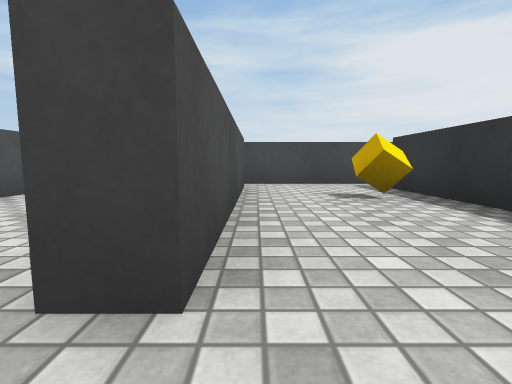
View 1 (above)

20 first-person views from a walk through a 3-D level made in the Unity game engine. The camera is 0.51 m above the floor, tilts 6° down and sees 85° across. The floor is counted in squares, 1 m on a side. Each view is taken from the middle of a square. On the plan, view 1 faces up. The plan holds only what a view shows up to about 9 squares ahead; the rest is blank. The player is left out. Surface patterns are stand-ins for the level's own textures.

View 2
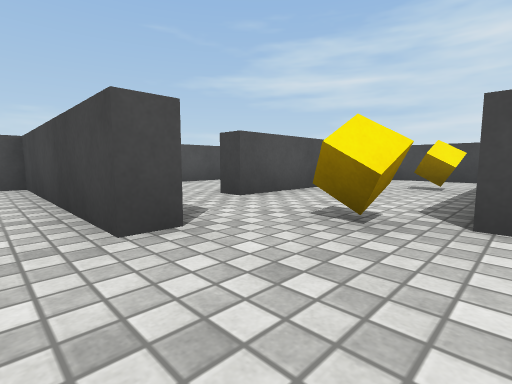

View 3
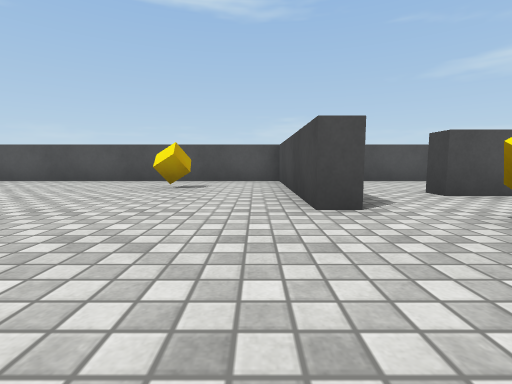

View 4
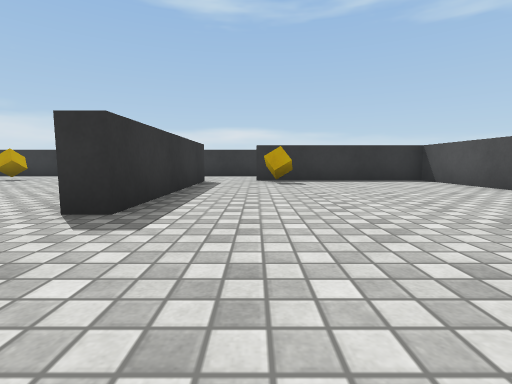

View 5
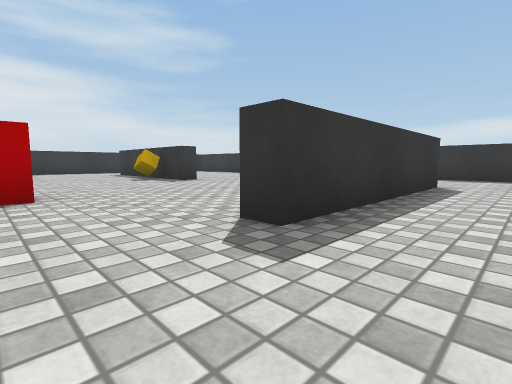

View 6
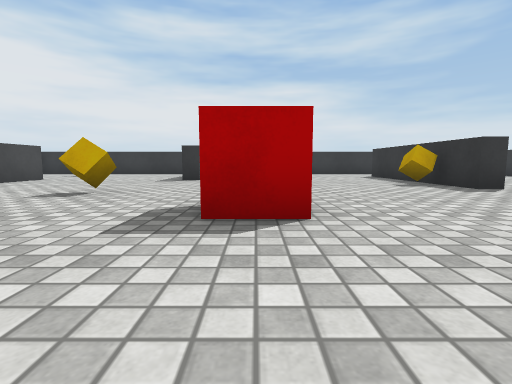

View 7
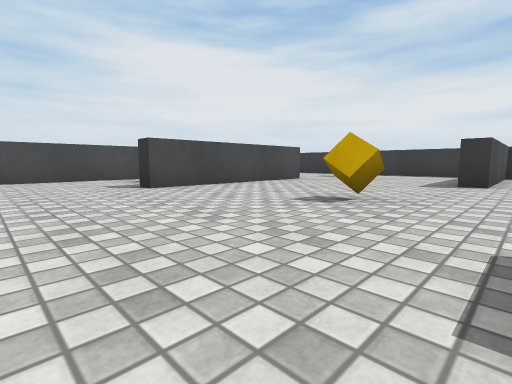

View 8
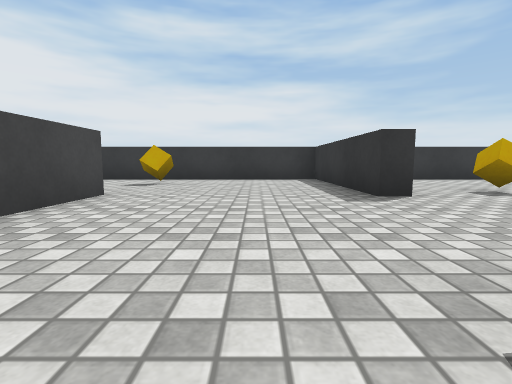

View 9
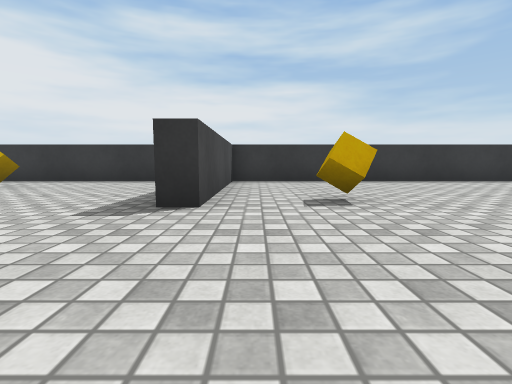

View 10
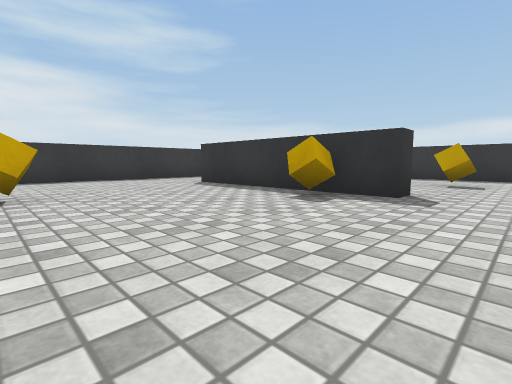

View 11
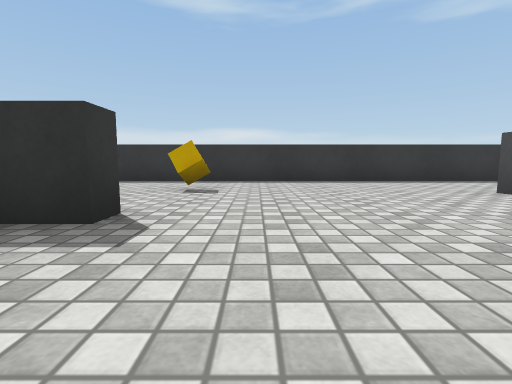

View 12
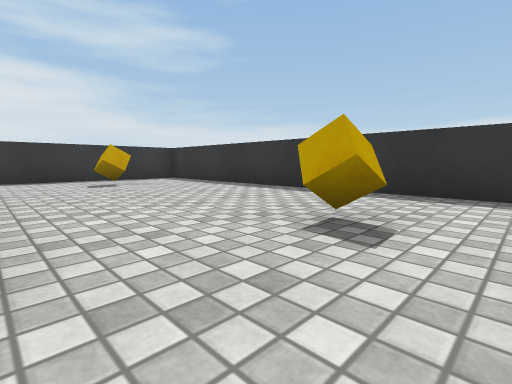

View 13
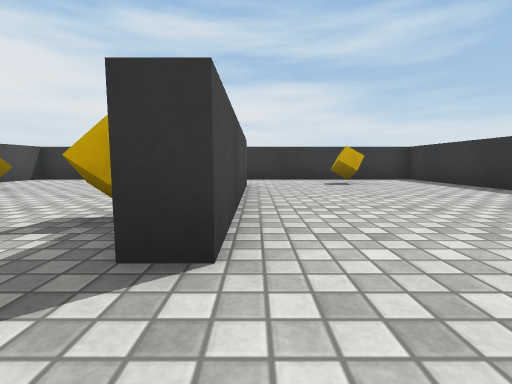

View 14
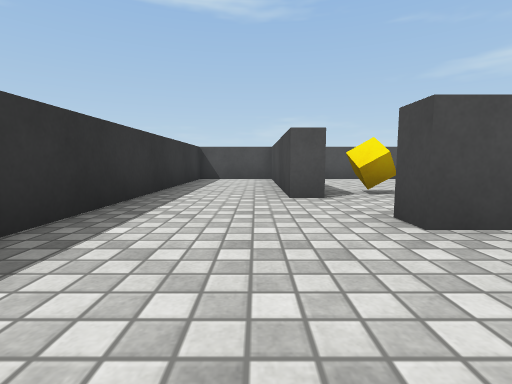

View 15
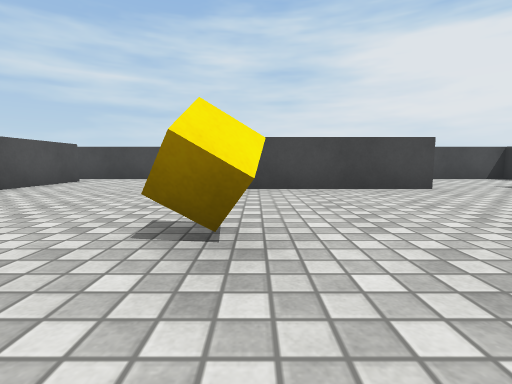

View 16
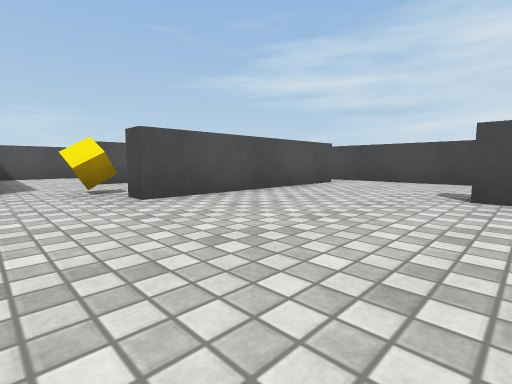

View 17
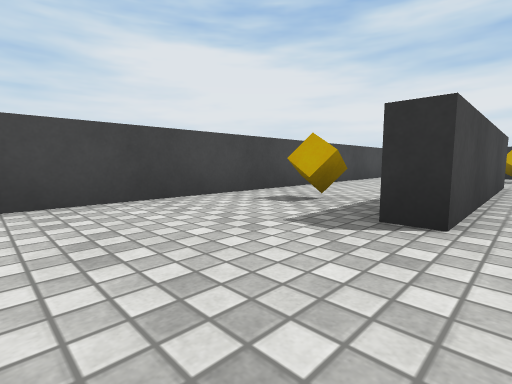

View 18
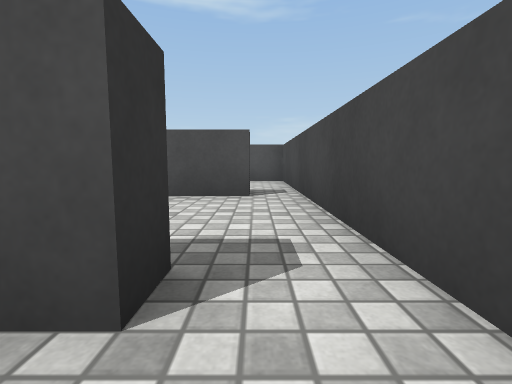

View 19
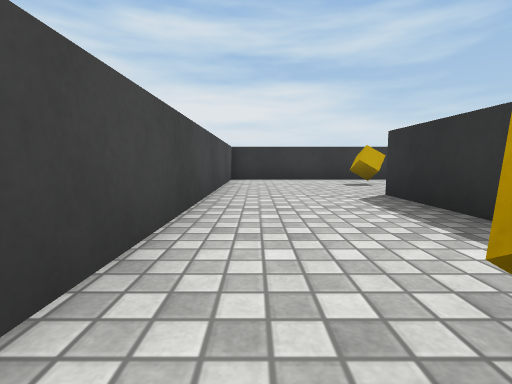

View 20
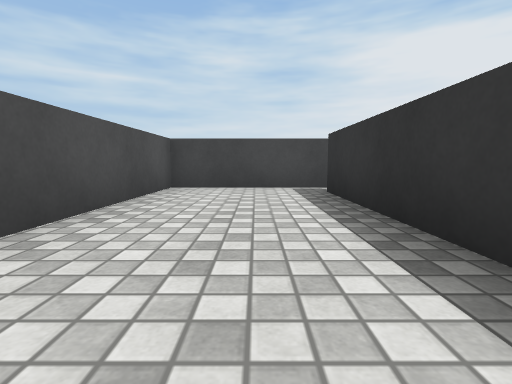

### Floor plan
Ten units are one square. View 1 is at (0, 0); x grows to the right and y downward. Boxes are objects, and circles mark ways between rooms. Rooms are numbered by the first view taken in them; rooms with no view inside come last. Other rooms are left out.
<svg viewBox="-42 -72 204 205">
<path fill="none" stroke="#000" d="M-7 -22 -7 -60M-2 -9 -8 -9M0 -67 -37 -67 -37 6M29 90 29 97 24 97 24 47 30 47M10 8 10 13 -37 13 -37 100 10 100 10 105 -37 105 -37 128 157 128 157 13 112 13 112 9 157 9 157 -67 0 -67M131 78 84 78 84 73 134 73M27 -29 27 -56 32 -56 32 -6 26 -6M92 -39 115 -39M115 -34 64 -34 64 -40M-2 -60 -2 -9"/>
<rect x="-25" y="35" width="10" height="10" fill="#bbb"><title>cube</title></rect>
<rect x="-5" y="85" width="10" height="10" fill="#bbb"><title>cube</title></rect>
<rect x="15" y="-5" width="10" height="10" fill="#bbb"><title>cube</title></rect>
<rect x="15" y="-45" width="10" height="10" fill="#bbb"><title>cube</title></rect>
<rect x="55" y="25" width="10" height="10" fill="#bbb"><title>red cube</title></rect>
<rect x="65" y="-55" width="10" height="10" fill="#bbb"><title>cube</title></rect>
<rect x="75" y="95" width="10" height="10" fill="#bbb"><title>cube</title></rect>
<rect x="75" y="-5" width="10" height="10" fill="#bbb"><title>cube</title></rect>
<rect x="95" y="65" width="10" height="10" fill="#bbb"><title>cube</title></rect>
<rect x="115" y="25" width="10" height="10" fill="#bbb"><title>cube</title></rect>
<rect x="135" y="95" width="10" height="10" fill="#bbb"><title>cube</title></rect>
<rect x="135" y="-35" width="10" height="10" fill="#bbb"><title>cube</title></rect>
<circle cx="0" cy="-60" r="3" fill="#2a7"/>
<circle cx="0" cy="0" r="3" fill="#2a7"/>
<text x="-20" y="-30">1</text>
<text x="70" y="40">2</text>
</svg>
Room 1 opens to room 2.

Where each view was taken, in squares from view 1:
view 1: 0 up, 0 right, facing up
view 2: 2 down, 3 right, facing up-left
view 3: 2 down, 4 right, facing left
view 4: 2 down, 1 right, facing down
view 5: 3 down, 1 right, facing down-right
view 6: 3 down, 3 right, facing right
view 7: 2 down, 4 right, facing up-right
view 8: 1 up, 7 right, facing right
view 9: 2 down, 8 right, facing right
view 10: 3 down, 7 right, facing down-right
view 11: 5 down, 7 right, facing down
view 12: 8 down, 7 right, facing down-right
view 13: 8 down, 7 right, facing right
view 14: 11 down, 5 right, facing left
view 15: 2 down, 8 right, facing up
view 16: 1 down, 7 right, facing up-left
view 17: 3 up, 4 right, facing up-right
view 18: 6 up, 4 right, facing left
view 19: 6 up, 7 right, facing right
view 20: 1 up, 2 left, facing up
